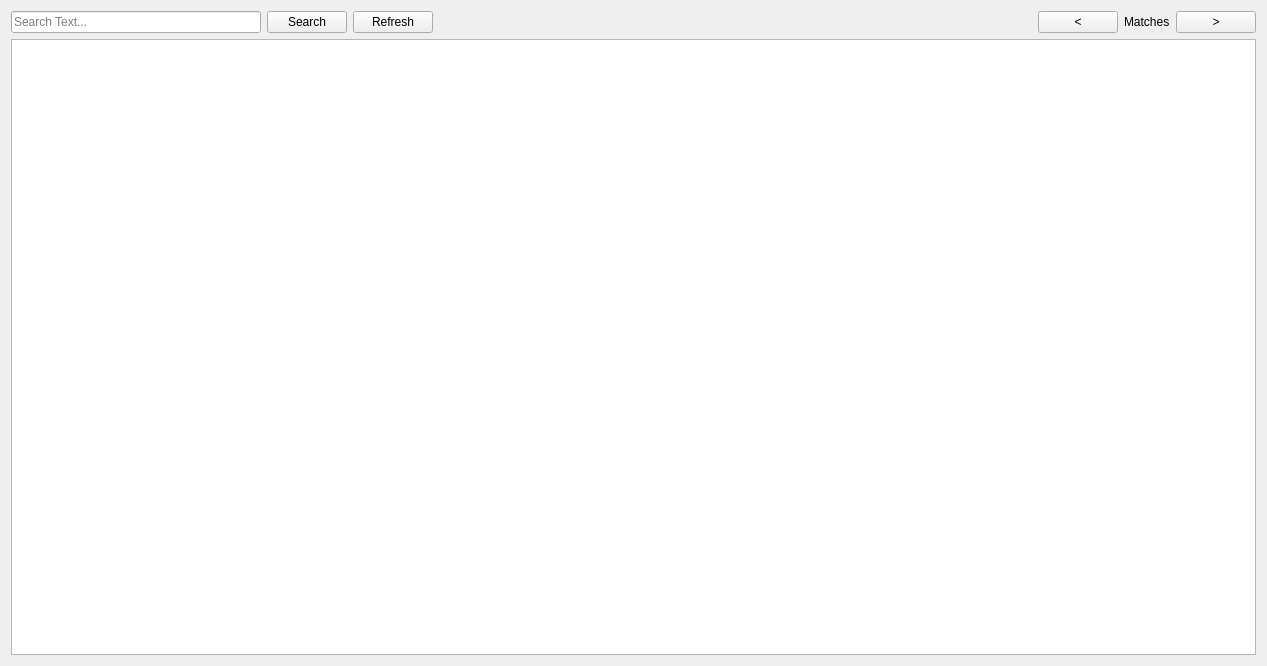
<?xml version="1.0" encoding="UTF-8"?>
<ui version="4.0">
 <class>log_viewer_interface</class>
 <widget class="QWidget" name="log_viewer_interface">
  <property name="geometry">
   <rect>
    <x>0</x>
    <y>0</y>
    <width>1267</width>
    <height>666</height>
   </rect>
  </property>
  <property name="windowTitle">
   <string>Form</string>
  </property>
  <layout class="QGridLayout" name="gridLayout">
   <item row="0" column="0">
    <layout class="QVBoxLayout" name="verticalLayout">
     <item>
      <layout class="QHBoxLayout" name="horizontalLayout">
       <item>
        <widget class="QLineEdit" name="lineEdit_search">
         <property name="maximumSize">
          <size>
           <width>250</width>
           <height>16777215</height>
          </size>
         </property>
         <property name="placeholderText">
          <string>Search Text...</string>
         </property>
         <property name="clearButtonEnabled">
          <bool>true</bool>
         </property>
        </widget>
       </item>
       <item>
        <widget class="QPushButton" name="pushButton_search">
         <property name="text">
          <string>Search</string>
         </property>
        </widget>
       </item>
       <item>
        <widget class="QPushButton" name="pushButton_refresh">
         <property name="text">
          <string>Refresh</string>
         </property>
        </widget>
       </item>
       <item>
        <spacer name="horizontalSpacer">
         <property name="orientation">
          <enum>Qt::Horizontal</enum>
         </property>
         <property name="sizeHint" stdset="0">
          <size>
           <width>368</width>
           <height>20</height>
          </size>
         </property>
        </spacer>
       </item>
       <item>
        <widget class="QPushButton" name="pushButton_search_previous">
         <property name="text">
          <string>&lt;</string>
         </property>
        </widget>
       </item>
       <item>
        <widget class="QLabel" name="label_matches">
         <property name="text">
          <string>Matches</string>
         </property>
        </widget>
       </item>
       <item>
        <widget class="QPushButton" name="pushButton_search_next">
         <property name="text">
          <string>&gt;</string>
         </property>
        </widget>
       </item>
      </layout>
     </item>
     <item>
      <widget class="QTextBrowser" name="textBrowser_log_viewer">
       <property name="sizePolicy">
        <sizepolicy hsizetype="Expanding" vsizetype="Expanding">
         <horstretch>0</horstretch>
         <verstretch>0</verstretch>
        </sizepolicy>
       </property>
       <property name="undoRedoEnabled">
        <bool>true</bool>
       </property>
      </widget>
     </item>
    </layout>
   </item>
  </layout>
 </widget>
 <resources/>
 <connections/>
</ui>
